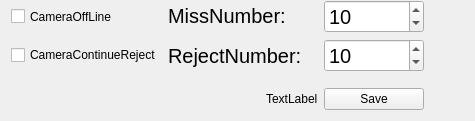
          <widget class="DHBaseWidget" name="widget_CameraSurveillance" native="true">
           <property name="sizePolicy">
            <sizepolicy hsizetype="Minimum" vsizetype="Preferred">
             <horstretch>0</horstretch>
             <verstretch>0</verstretch>
            </sizepolicy>
           </property>
           <layout class="QVBoxLayout" name="verticalLayout_18">
            <property name="topMargin">
             <number>0</number>
            </property>
            <item>
             <layout class="QVBoxLayout" name="namelayout_CameraSurveillance">
              <property name="topMargin">
               <number>0</number>
              </property>
             </layout>
            </item>
            <item>
             <layout class="QHBoxLayout" name="horizontalLayout_27">
              <property name="topMargin">
               <number>0</number>
              </property>
              <item>
               <layout class="QVBoxLayout" name="verticalLayout_19">
                <item>
                 <layout class="QHBoxLayout" name="horizontalLayout_28">
                  <item>
                   <widget class="QCheckBox" name="checkBox_CameraOffLine">
                    <property name="sizePolicy">
                     <sizepolicy hsizetype="Preferred" vsizetype="Preferred">
                      <horstretch>0</horstretch>
                      <verstretch>0</verstretch>
                     </sizepolicy>
                    </property>
                    <property name="text">
                     <string>CameraOffLine</string>
                    </property>
                   </widget>
                  </item>
                  <item>
                   <widget class="QLabel" name="label_MissNumber">
                    <property name="minimumSize">
                     <size>
                      <width>15</width>
                      <height>0</height>
                     </size>
                    </property>
                    <property name="maximumSize">
                     <size>
                      <width>150</width>
                      <height>16777215</height>
                     </size>
                    </property>
                    <property name="font">
                     <font>
                      <pointsize>15</pointsize>
                     </font>
                    </property>
                    <property name="mouseTracking">
                     <bool>false</bool>
                    </property>
                    <property name="focusPolicy">
                     <enum>Qt::StrongFocus</enum>
                    </property>
                    <property name="text">
                     <string>MissNumber:</string>
                    </property>
                   </widget>
                  </item>
                  <item>
                   <widget class="QSpinBox" name="spinBox_OffLineNumber">
                    <property name="minimumSize">
                     <size>
                      <width>100</width>
                      <height>0</height>
                     </size>
                    </property>
                    <property name="maximumSize">
                     <size>
                      <width>100</width>
                      <height>16777215</height>
                     </size>
                    </property>
                    <property name="font">
                     <font>
                      <pointsize>15</pointsize>
                     </font>
                    </property>
                    <property name="minimum">
                     <number>1</number>
                    </property>
                    <property name="maximum">
                     <number>999</number>
                    </property>
                    <property name="value">
                     <number>10</number>
                    </property>
                   </widget>
                  </item>
                 </layout>
                </item>
                <item>
                 <layout class="QHBoxLayout" name="horizontalLayout_30">
                  <item>
                   <widget class="QCheckBox" name="checkBox_CameraContinueReject">
                    <property name="text">
                     <string>CameraContinueReject</string>
                    </property>
                   </widget>
                  </item>
                  <item>
                   <widget class="QLabel" name="label_rejectNumber">
                    <property name="minimumSize">
                     <size>
                      <width>150</width>
                      <height>0</height>
                     </size>
                    </property>
                    <property name="maximumSize">
                     <size>
                      <width>150</width>
                      <height>16777215</height>
                     </size>
                    </property>
                    <property name="font">
                     <font>
                      <pointsize>15</pointsize>
                     </font>
                    </property>
                    <property name="text">
                     <string>RejectNumber:</string>
                    </property>
                   </widget>
                  </item>
                  <item>
                   <widget class="QSpinBox" name="spinBox_RejectNo">
                    <property name="minimumSize">
                     <size>
                      <width>100</width>
                      <height>0</height>
                     </size>
                    </property>
                    <property name="maximumSize">
                     <size>
                      <width>100</width>
                      <height>16777215</height>
                     </size>
                    </property>
                    <property name="font">
                     <font>
                      <pointsize>15</pointsize>
                     </font>
                    </property>
                    <property name="minimum">
                     <number>1</number>
                    </property>
                    <property name="maximum">
                     <number>999</number>
                    </property>
                    <property name="value">
                     <number>10</number>
                    </property>
                   </widget>
                  </item>
                 </layout>
                </item>
                <item>
                 <widget class="QWidget" name="widget_StatisErrorType_4" native="true">
                  <property name="minimumSize">
                   <size>
                    <width>0</width>
                    <height>0</height>
                   </size>
                  </property>
                  <layout class="QGridLayout" name="gridLayout_25">
                   <property name="margin">
                    <number>2</number>
                   </property>
                   <item row="0" column="0">
                    <layout class="QGridLayout" name="layoutStatisErrorType_4"/>
                   </item>
                  </layout>
                 </widget>
                </item>
                <item>
                 <layout class="QHBoxLayout" name="horizontalLayout_31">
                  <item>
                   <spacer name="horizontalSpacer_15">
                    <property name="orientation">
                     <enum>Qt::Horizontal</enum>
                    </property>
                    <property name="sizeHint" stdset="0">
                     <size>
                      <width>40</width>
                      <height>20</height>
                     </size>
                    </property>
                   </spacer>
                  </item>
                  <item>
                   <widget class="QLabel" name="CameraMonitor_Status">
                    <property name="text">
                     <string>TextLabel</string>
                    </property>
                   </widget>
                  </item>
                  <item>
                   <widget class="QPushButton" name="btnOK_CameraSurveillance">
                    <property name="minimumSize">
                     <size>
                      <width>100</width>
                      <height>0</height>
                     </size>
                    </property>
                    <property name="text">
                     <string>Save</string>
                    </property>
                   </widget>
                  </item>
                 </layout>
                </item>
               </layout>
              </item>
              <item>
               <spacer name="horizontalSpacer_16">
                <property name="orientation">
                 <enum>Qt::Horizontal</enum>
                </property>
                <property name="sizeHint" stdset="0">
                 <size>
                  <width>40</width>
                  <height>20</height>
                 </size>
                </property>
               </spacer>
              </item>
             </layout>
            </item>
           </layout>
          </widget>
